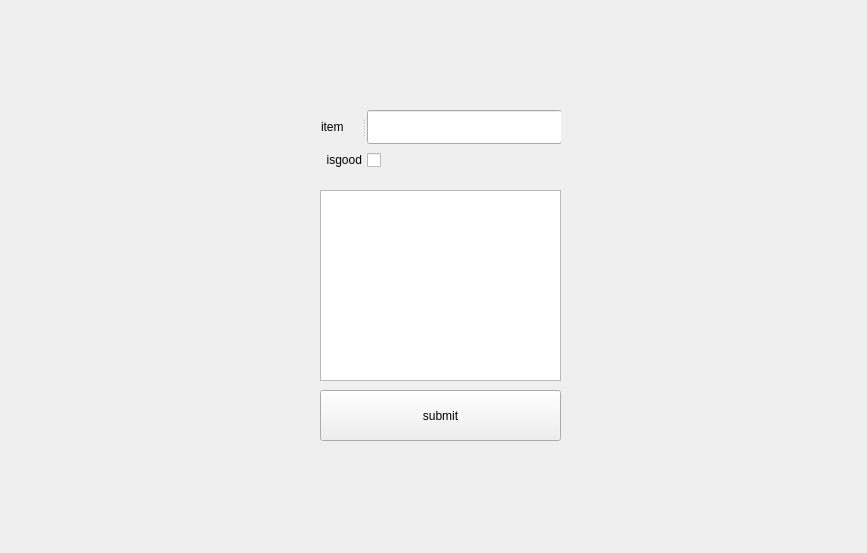
<?xml version="1.0" encoding="UTF-8"?>
<ui version="4.0">
 <class>custeval</class>
 <widget class="QWidget" name="custeval">
  <property name="geometry">
   <rect>
    <x>0</x>
    <y>0</y>
    <width>867</width>
    <height>553</height>
   </rect>
  </property>
  <property name="windowTitle">
   <string>Form</string>
  </property>
  <property name="layoutDirection">
   <enum>Qt::RightToLeft</enum>
  </property>
  <widget class="QTextEdit" name="textEdit">
   <property name="geometry">
    <rect>
     <x>320</x>
     <y>190</y>
     <width>241</width>
     <height>191</height>
    </rect>
   </property>
  </widget>
  <widget class="QPushButton" name="pushButton">
   <property name="geometry">
    <rect>
     <x>320</x>
     <y>390</y>
     <width>241</width>
     <height>51</height>
    </rect>
   </property>
   <property name="text">
    <string>submit</string>
   </property>
  </widget>
  <widget class="QWidget" name="">
   <property name="geometry">
    <rect>
     <x>320</x>
     <y>110</y>
     <width>241</width>
     <height>60</height>
    </rect>
   </property>
   <layout class="QVBoxLayout" name="verticalLayout">
    <item>
     <widget class="QSplitter" name="splitter">
      <property name="orientation">
       <enum>Qt::Horizontal</enum>
      </property>
      <widget class="QLineEdit" name="lineEdit"/>
      <widget class="QLabel" name="label">
       <property name="text">
        <string>item</string>
       </property>
      </widget>
     </widget>
    </item>
    <item>
     <layout class="QHBoxLayout" name="horizontalLayout">
      <item>
       <spacer name="horizontalSpacer">
        <property name="orientation">
         <enum>Qt::Horizontal</enum>
        </property>
        <property name="sizeHint" stdset="0">
         <size>
          <width>40</width>
          <height>20</height>
         </size>
        </property>
       </spacer>
      </item>
      <item>
       <widget class="QCheckBox" name="checkBox">
        <property name="text">
         <string>isgood</string>
        </property>
       </widget>
      </item>
     </layout>
    </item>
   </layout>
  </widget>
 </widget>
 <resources/>
 <connections/>
</ui>
